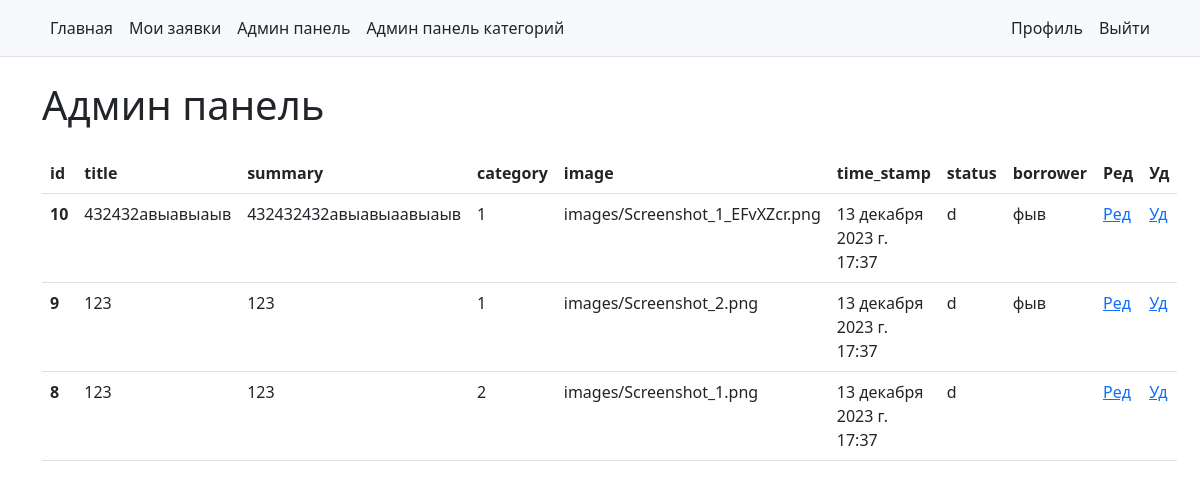
The app's page /catalog/admin-panel (signed in) with its own data.
### catalog/models.py (models this page shows, shortened)
class Application(models.Model):
    title = models.CharField(max_length=200, help_text="Введите название заявки", verbose_name='Название')
    summary = models.TextField(max_length=1000, help_text="Опишите свою заявку здесь", verbose_name='Описание')
    category = models.ManyToManyField('Category', help_text='Выберите категория для заявки', verbose_name='Категория')
    image = models.ImageField(upload_to="images/", help_text="Максимальный размер изображения 2MB",
                              validators=[validate_image], verbose_name='Изображение')
    time_stamp = models.DateTimeField(default=timezone.now())
    status_application = (
        ('n', 'Новая'),
        ('i', 'Принято в работу'),
        ('d', 'Выполнено'),
    )
    status = models.CharField(max_length=100, choices=status_application, blank=True, default="n")
    borrower = models.ForeignKey('User', on_delete=models.SET_NULL, null=True, blank=True, )
    comment = models.CharField(max_length=500, blank=True)
    design_done = models.ImageField(upload_to="images/",
                                    validators=[validate_image],
                                    help_text="Максимальный размер изображения 2MB",
                                    blank=True,
                                    null=True,
                                    )

class Category(models.Model):
    name = models.CharField(max_length=200, help_text="Введите название категории")
    def __str__(self):
        return self.name

class User(AbstractBaseUser, PermissionsMixin):
    id = models.AutoField(primary_key=True, unique=True)
    full_name = models.CharField(max_length=50, help_text="Напишите ФИО")
    username = models.CharField(max_length=50, unique=True, verbose_name="Логин")
    password = models.CharField(max_length=200)
    email = models.EmailField(unique=True, max_length=254)
    is_staff = models.BooleanField(default=False)
    USERNAME_FIELD = 'username'
    REQUIRED_FIELDS = ['email']
    objects = UserManager()
    def __str__(self):
        return self.full_name

### catalog/views.py (the view)
# urls.py: path('admin-panel', views.adminPanel, name='admin_panel'),
def adminPanel(request):
    context = {
        'applications': Application.objects.all().order_by('-id')
    }
    return render(request, 'catalog/admin_panel.html', context)

### catalog/templates/catalog/admin_panel.html (shortened to what this page needs)
{% extends "catalog/base_generic.html" %}
{% block content %}
    {% if user.is_superuser %}
        <h1 class="mt-4 mb-4">Админ панель</h1>
    <table class="table">
      <thead>
        <tr>
            <th scope="col">id</th>
            <th scope="col">title</th>
            <th scope="col">summary</th>
            <th scope="col">category</th>
            <th scope="col">image</th>
            <th scope="col">time_stamp</th>
            <th scope="col">status</th>
            <th scope="col">borrower</th>
            <th scope="col">Ред</th>
            <th scope="col">Уд</th>
        </tr>
      </thead>
      <tbody>
        {% for ap in applications %}
            <tr>
                <th>{{ap.id}}</th>
                <td>{{ap.title}}</td>
                <td>{{ap.summary}}</td>
                <td>{{ ap.category.first }}</td>
                <td>{{ap.image}}</td>
                <td>{{ap.time_stamp}}</td>
                <td>{{ap.status}}</td>
                <td>{{ap.borrower}}</td>
                <td><a href="{% url 'update-admin' ap.id %}">Ред</a></td>
                <td><a href="{% url 'delete' ap.id %}">Уд</a></td>
            </tr>
        {% endfor %}
      </tbody>
    </table>
    {% else %}
        <h2>У вас недостаточно прав для использования этой страницы</h2>
        <p>Пожалуйста, авторизируйтесь на сайте, чтобы получить доступ к этой странице!</p>
    {% endif %}
{% endblock %}

### records on screen
Application: id "10", title "432432авыавыаыв", summary "432432432авыавыаавыаыв", category.first "1", image "images/Screenshot_1_EFvXZcr.png", time_stamp "13 декабря 2023 г. 17:37", status "d", borrower "фыв"
Application: id "9", title "123", summary "123", category.first "1", image "images/Screenshot_2.png", time_stamp "13 декабря 2023 г. 17:37", status "d", borrower "фыв"
Application: id "8", title "123", summary "123", category.first "2", image "images/Screenshot_1.png", time_stamp "13 декабря 2023 г. 17:37", status "d"
